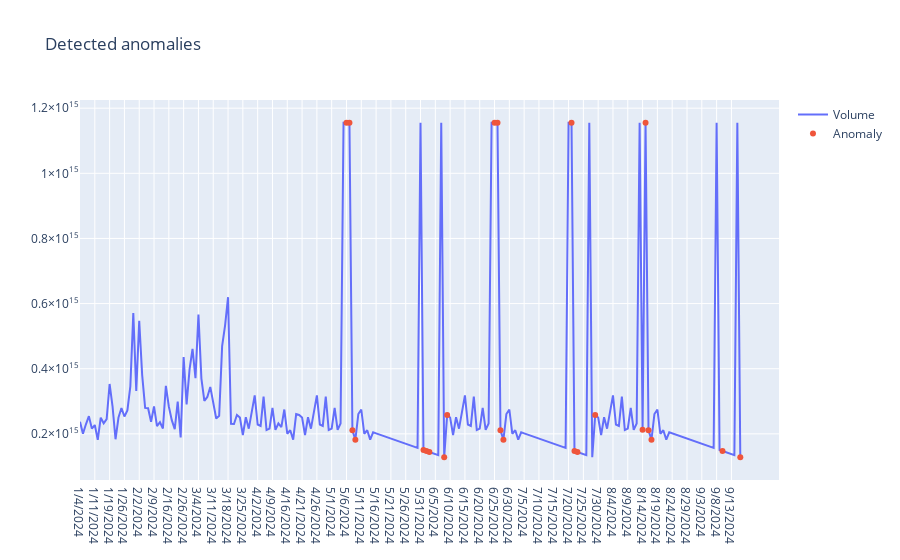

The notebook cell this image was saved under:
### Code cell
fig = go.Figure()
fig.add_trace(go.Scatter(x=anomaly_df['Date'], y=source_data[:,1], name='Volume'))
fig.add_trace(go.Scatter(x=anomalies['Date'], y=anomaly_data[:,1], mode='markers', name='Anomaly'))
fig.update_layout(showlegend=True, title='Detected anomalies')
fig.show()

### Figure 1 — Plotly figure (JSON) as saved in the notebook; plotly's stock layout.template omitted (floating-point values rounded to 4 significant figures; data arrays with more than 128 entries replaced by an {"elided": "..."} marker saying what was removed)
{"data": [{"name": "Volume", "type": "scatter", "x": {"elided": "224 str values"}, "y": {"elided": "224 float values"}}, {"mode": "markers", "name": "Anomaly", "type": "scatter", "x": ["5/6/2024", "5/7/2024", "5/8/2024", "5/9/2024", "6/1/2024", "6/2/2024", "6/3/2024", "6/8/2024", "6/9/2024", "6/25/2024", "6/26/2024", "6/27/2024", "6/28/2024", "7/21/2024", "7/22/2024", "7/23/2024", "7/29/2024", "8/14/2024", "8/15/2024", "8/16/2024", "8/17/2024", "9/10/2024", "9/16/2024"], "y": [1155000000000000.0, 1155000000000000.0, 211000000000000.0, 182200000000000.0, 150500000000000.0, 147300000000000.0, 144100000000000.0, 128100000000000.0, 257900000000000.0, 1155000000000000.0, 1155000000000000.0, 211000000000000.0, 182200000000000.0, 1155000000000000.0, 147300000000000.0, 144100000000000.0, 257900000000000.0, 212400000000000.0, 1155000000000000.0, 211000000000000.0, 182200000000000.0, 147300000000000.0, 128100000000000.0]}], "layout": {"showlegend": true, "title": {"text": "Detected anomalies"}}}
